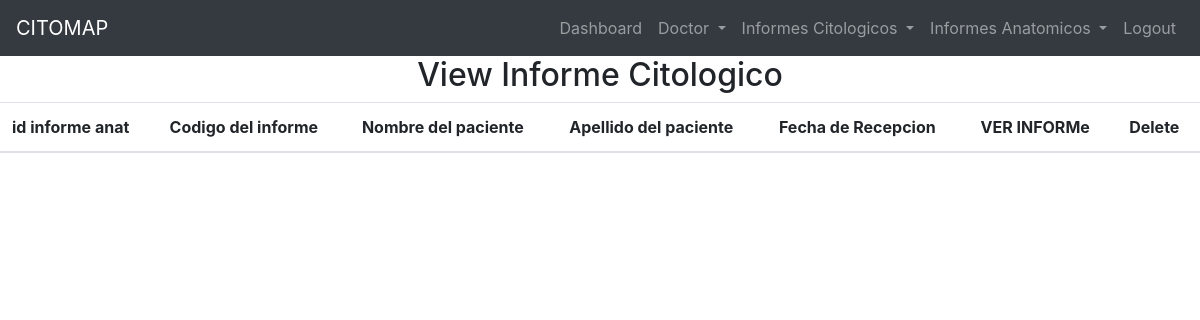
Before: /view_informe/ (signed in) with the older database file.
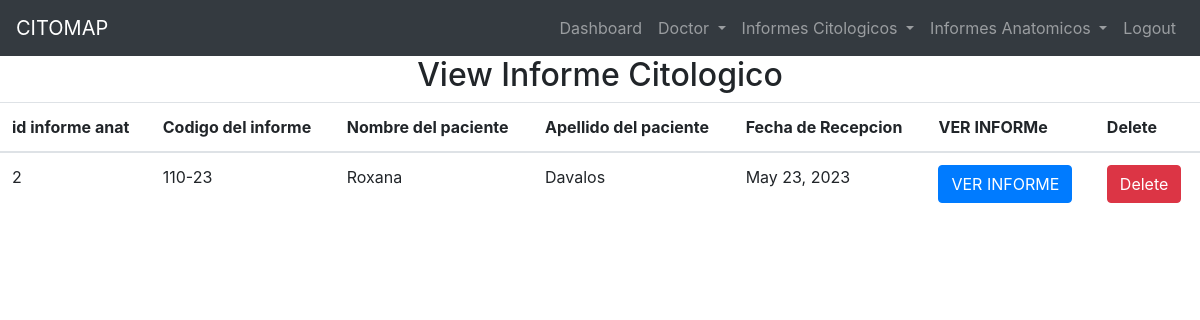
After: the same page with the newer database file.
### hospital/models.py (models this page shows)
class InformeCitologico(models.Model):
    CodigoInformeCitologico = models.CharField(max_length=20)
    NombresInformeCitologico = models.CharField(max_length=100)
    ApellidosInformeCitologico = models.CharField(max_length=100)
    EdadInformeCitologico = models.IntegerField(null=True)
    MedicoInformeCitologico = models.CharField(max_length=100)
    HospitalInformeCitologico = models.CharField(max_length=100)
    MuestraInformeCitologico = models.CharField(max_length=200)
    DiagnosticoInformeCitologico = models.CharField(max_length=100)
    TomaDeMuestraInformeCitologico = models.DateField(blank=True)
    RecepcionInformeCitologico = models.DateField(blank=True)
    NumeroDeLaminasInformeCitologico = models.IntegerField(blank=True)
    TincionInformeCitologico= models.CharField(max_length=100,blank=True)
    EstudioMicroscopicoInformeCitologico = models.CharField(max_length=200,default='Sin descripcion')
    CalidadDeMuestraInformeCitologico = models.CharField(max_length=200,default='Sin descripcion')
    MicrorganismosInformeCitologico = models.CharField(max_length=200,default='Sin descripcion')
    HallazgosInformeCitologico = models.CharField(max_length=200,default='Sin descripcion')
    CelEscamosasInformeCitologico = models.CharField(max_length=200,default='Sin descripcion')
    CelGlandularesInformeCitologico = models.CharField(max_length=100,default='Sin descripcion')
    EvaluacionHormonalInformeCitologico = models.CharField(max_length=100,default='Sin descripcion')
    InflamacionInformeCitologico = models.CharField(max_length=100,default='Sin descripcion')
    ConclusionInformeCitologico = models.CharField(max_length=200,default='Sin descripcion')
    OpcionalInformeCitologico = models.CharField(max_length=100,default='Sin descripcion')
    RecomendacionInformeCitologico = models.CharField(max_length=1000,default='Sin descripcion')
    FechaPieInformeCitologico = models.DateField(blank=True)
    LugarInformeCitologico = models.CharField(max_length=100)
    DoctorInformeCitologico = models.ForeignKey(Doctor,on_delete=models.CASCADE)

### hospital/views.py (the view)
# urls.py: path('view_informe/',View_Informe,name='view_informe'),
def View_Informe(request):
    if not request.user.is_staff:
        return redirect('admin_login')
    inf = InformeCitologico.objects.all()
    i = {'inf': inf}
    return render(request, 'view_informe.html',i)

### hospital/templates/view_informe.html
{% include 'base.html' %} {% include 'navigation.html' %} {% block content %}
<div>
  <h2 class="text-center">View Informe Citologico</h2>
  <table id="example" class="table table-hover">
    <thead>
      <tr>
        <th>id informe anat</th>
        <th>Codigo del informe</th>
        <th>Nombre del paciente</th>
        <th>Apellido del paciente</th>
        <th>Fecha de Recepcion</th>
        <th>VER INFORMe</th>
        <th>Delete</th>
      </tr>
    </thead>
    <body>
      {% for i in inf%}
      <tr>
        <td>{{i.id}}</td>
        <td>{{i.CodigoInformeCitologico}}</td>
        <td>{{i.NombresInformeCitologico}}</td>
        <td>{{i.ApellidosInformeCitologico}}</td>
        <td>{{i.RecepcionInformeCitologico}}</td>
        <td>
          <a href="{% url 'ver_informe' i.id %}" class="btn btn-primary"
            >VER INFORME</a
          >
        </td>
        <td>
          <a
            href="{% url 'delete_informe_cit' i.id %}"
            onclick="return confirm('Are you sure you want to delete')"
            class="btn btn-danger"
          >
            Delete
          </a>
        </td>
      </tr>
      {% endfor%}
    </body>
  </table>
</div>
{% endblock content%}

Changed rows visible on the page:
added InformeCitologico: id "2", CodigoInformeCitologico "110-23", NombresInformeCitologico "Roxana", ApellidosInformeCitologico "Davalos", RecepcionInformeCitologico "May 23, 2023"
